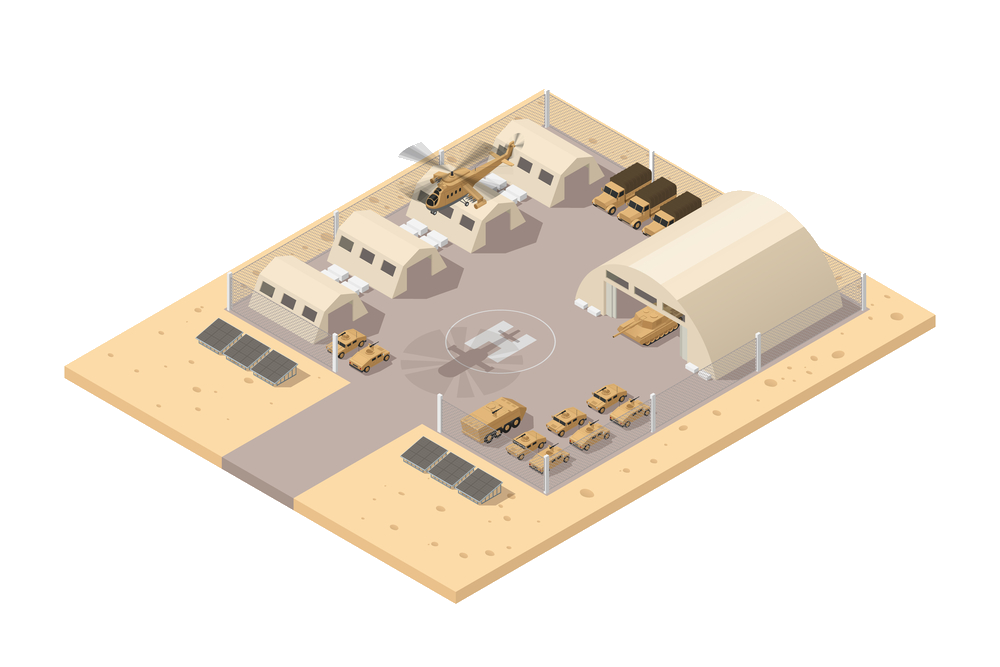
%> input picture baseR.png, 1000 x 667 px
$ octave --eval "InitializeBase;"   (GNU Octave 9; MATLAB toolbox functions it lacks are replaced by stand-ins)
%> lines starting %> are read from the running program, lines starting %| are printed output that depends on the picture
### plotImage.m
function [v_img,v_alpha] = plotImage(imgUrl, width, height, isRotated)
%> called with imgUrl = 'baseR.png', width = 250, height = 250, isRotated = 0

[v_img, ~, v_alpha]	= imread(imgUrl);
%> v_img is the input picture: size 667x1000x3 uint8; mean R, G, B 239.7, 232.1, 222.7
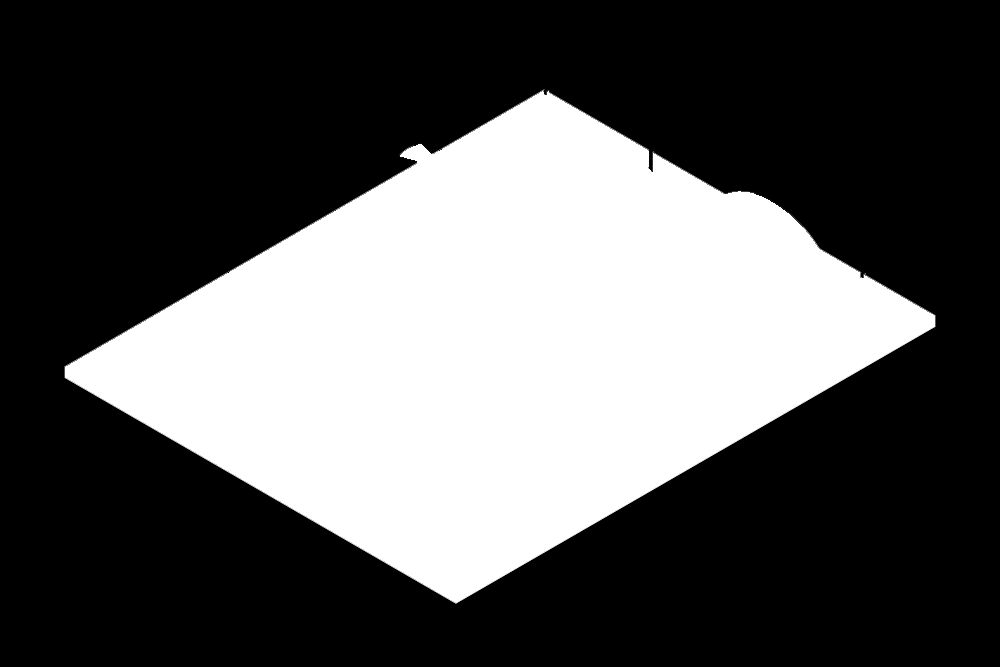
%> v_alpha: size 667x1000 uint8; min 0, max 255, mean 87.1
v_img = imresize(v_img, [width height], 'lanczos3' );
%> v_img: size 250x250x3 uint8
v_alpha = imresize(v_alpha, [width height], 'lanczos3' );
%> v_alpha: size 250x250 uint8
if isRotated == 1
    angle = -180;
    v_img = imrotate(v_img, angle);
    v_alpha = imrotate(v_alpha, angle );
end
v_img = flipdim(v_img, 2);
v_alpha = flipdim(v_alpha, 2);
end

### InitializeBase.m
function InitializeBase()
global EnvironmentWidth
[v_ImageBR, v_AlphaBR]	= plotImage('baseR.png', 250, 250, 0);

[v_ImageBB, v_AlphaBB]	= plotImage('baseB.png', 250, 250, 0);
%> call 2 of plotImage, with imgUrl = 'baseB.png', width = 250, height = 250, isRotated = 0
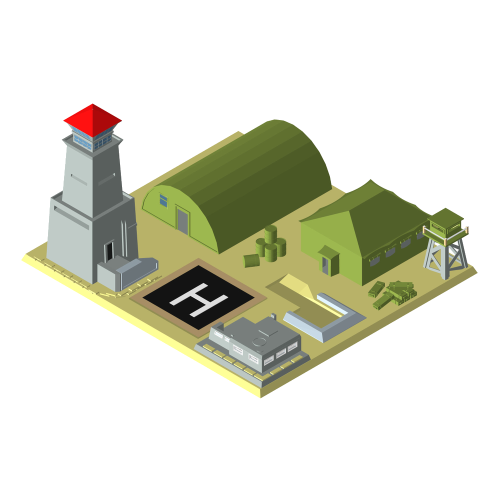
%> input picture baseB.png, 1000 x 1000 px (shown at 1/2 size)
%> in plotImage, v_img is the input picture: size 1000x1000x3 uint8; mean R, G, B 220.3, 221.3, 207.3
angle = -180;	% imrotate rotates ccw

% [v_ImageBF, ~, v_AlphaBF]	= imread('baseF.png');
% v_ImageBF = imresize(v_ImageBF, [800 800], 'lanczos3' );
% v_AlphaBF = imresize(v_AlphaBF, [800 800], 'lanczos3' );
[v_ImageBF, v_AlphaBF]	= plotImage('baseF.png', 800, 800, 0);
%> call 3 of plotImage, with imgUrl = 'baseF.png', width = 800, height = 800, isRotated = 0
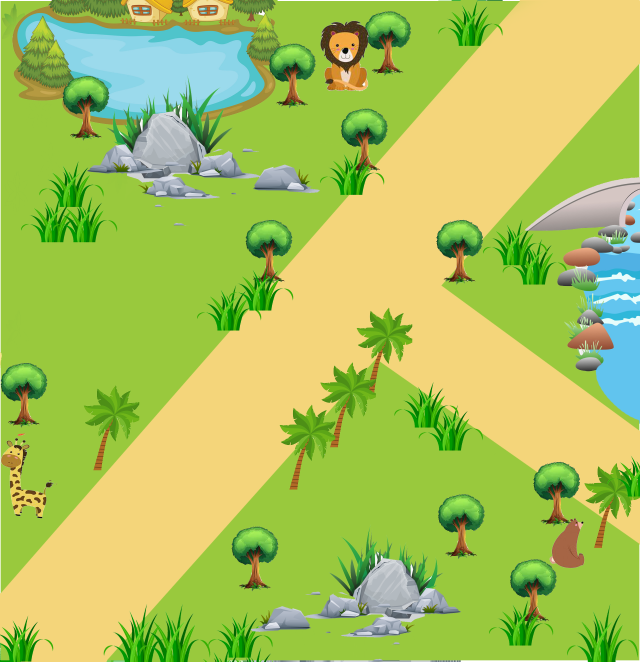
%> input picture baseF.png, 1920 x 1984 px (shown at 1/3 size)
%> in plotImage, v_img is the input picture: size 1984x1920x3 uint8; mean R, G, B 170.9, 195.3, 91.3
%> in plotImage (call 3), `v_alpha = imresize(v_alpha, [width height], 'lanczos3' );`:
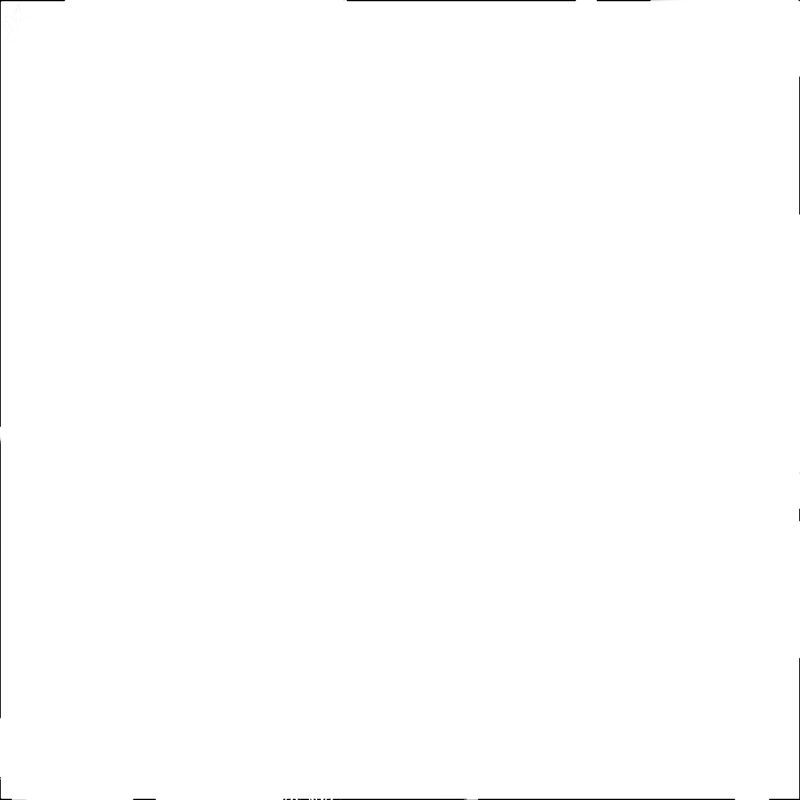
%> v_alpha: size 800x800 uint8; min 0, max 255, mean 254.3
%> in plotImage (call 3), `v_img = flipdim(v_img, 2);`:
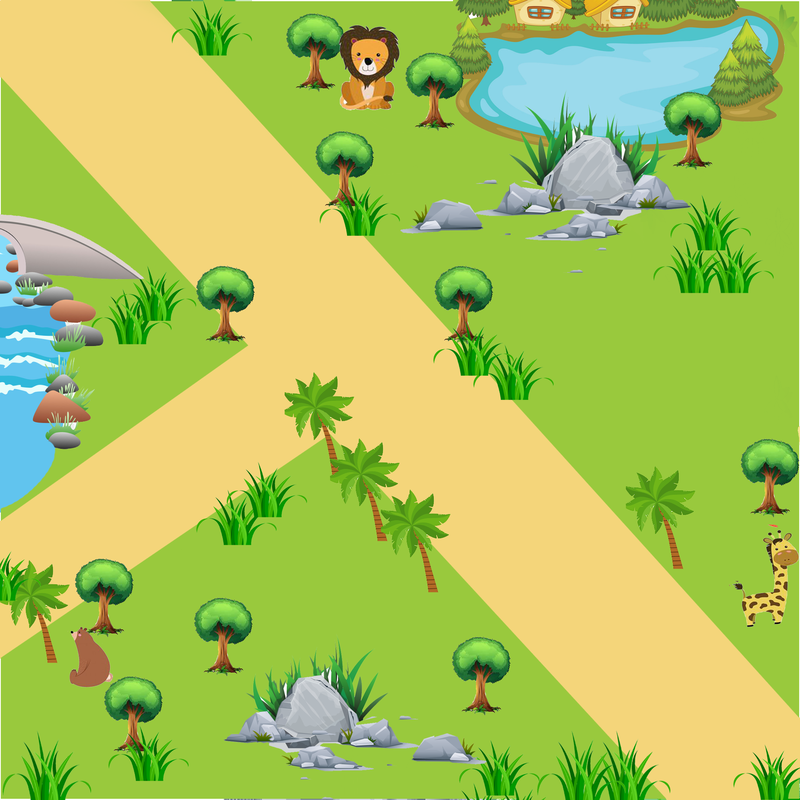
%> v_img: size 800x800x3 uint8; mean R, G, B 171, 195.3, 91.3; mean of the top-left, top-right, bottom-left and bottom-right quarters 163.1, 142.7, 145.9, 158.3

%BackGround
img_i = imrotate(v_ImageBF, angle);
alpha_i = imrotate(v_AlphaBF, angle );
BasesPlot= image(0, 0, img_i);
BasesPlot.AlphaData = alpha_i;

angle_r=-180;
%can cu quan su ta
img_i = imrotate(v_ImageBR, angle_r);
%> img_i: size 250x250x3 uint8
alpha_i = imrotate(v_AlphaBR, angle_r );
%> alpha_i: size 250x250 uint8
BasesPlot= image(160, -30, img_i);
BasesPlot.AlphaData = alpha_i;

%can cu quan su dich
img_i = imrotate(v_ImageBB, angle);
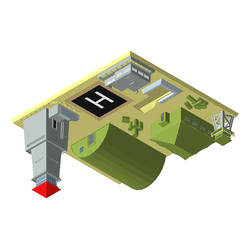
%> img_i: size 250x250x3 uint8; mean R, G, B 220.2, 221.3, 207.2; mean of the top-left, top-right, bottom-left and bottom-right quarters 222.1, 217.5, 212.7, 212.6
alpha_i = imrotate(v_AlphaBB, angle );
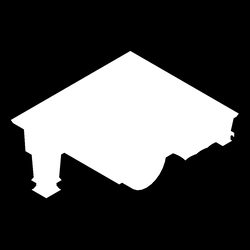
%> alpha_i: size 250x250 uint8; min 0, max 255, mean 74.8; mean of the top-left, top-right, bottom-left and bottom-right quarters 70.6, 81.2, 81, 66.5
BasesPlot= image(600,600, img_i);
BasesPlot.AlphaData = alpha_i;

end
